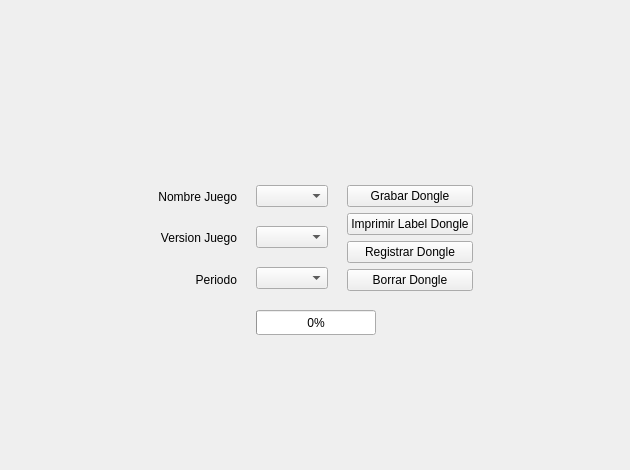
<?xml version="1.0" encoding="UTF-8"?>
<ui version="4.0">
 <class>WriteDongleForm</class>
 <widget class="QWidget" name="WriteDongleForm">
  <property name="geometry">
   <rect>
    <x>0</x>
    <y>0</y>
    <width>630</width>
    <height>470</height>
   </rect>
  </property>
  <property name="windowTitle">
   <string>Grabar Dongle</string>
  </property>
  <layout class="QGridLayout" name="gridLayout">
   <item row="0" column="0" colspan="3">
    <spacer name="verticalSpacer_2">
     <property name="orientation">
      <enum>Qt::Vertical</enum>
     </property>
     <property name="sizeHint" stdset="0">
      <size>
       <width>607</width>
       <height>84</height>
      </size>
     </property>
    </spacer>
   </item>
   <item row="1" column="1" rowspan="2">
    <layout class="QVBoxLayout" name="verticalLayout_5">
     <item>
      <layout class="QVBoxLayout" name="verticalLayout_4">
       <item>
        <layout class="QHBoxLayout" name="horizontalLayout_2">
         <item>
          <spacer name="horizontalSpacer_7">
           <property name="orientation">
            <enum>Qt::Horizontal</enum>
           </property>
           <property name="sizeHint" stdset="0">
            <size>
             <width>40</width>
             <height>20</height>
            </size>
           </property>
          </spacer>
         </item>
         <item>
          <widget class="QLabel" name="label_DongleConected">
           <property name="minimumSize">
            <size>
             <width>200</width>
             <height>30</height>
            </size>
           </property>
           <property name="maximumSize">
            <size>
             <width>200</width>
             <height>30</height>
            </size>
           </property>
           <property name="font">
            <font>
             <pointsize>10</pointsize>
            </font>
           </property>
           <property name="text">
            <string/>
           </property>
           <property name="alignment">
            <set>Qt::AlignCenter</set>
           </property>
          </widget>
         </item>
         <item>
          <spacer name="horizontalSpacer_8">
           <property name="orientation">
            <enum>Qt::Horizontal</enum>
           </property>
           <property name="sizeHint" stdset="0">
            <size>
             <width>40</width>
             <height>20</height>
            </size>
           </property>
          </spacer>
         </item>
        </layout>
       </item>
       <item>
        <spacer name="verticalSpacer">
         <property name="orientation">
          <enum>Qt::Vertical</enum>
         </property>
         <property name="sizeType">
          <enum>QSizePolicy::Fixed</enum>
         </property>
         <property name="sizeHint" stdset="0">
          <size>
           <width>20</width>
           <height>13</height>
          </size>
         </property>
        </spacer>
       </item>
       <item>
        <layout class="QHBoxLayout" name="horizontalLayout_3">
         <item>
          <layout class="QHBoxLayout" name="horizontalLayout">
           <item>
            <layout class="QVBoxLayout" name="verticalLayout">
             <item>
              <widget class="QLabel" name="label_GameName">
               <property name="sizePolicy">
                <sizepolicy hsizetype="Fixed" vsizetype="Preferred">
                 <horstretch>0</horstretch>
                 <verstretch>0</verstretch>
                </sizepolicy>
               </property>
               <property name="maximumSize">
                <size>
                 <width>200</width>
                 <height>16777215</height>
                </size>
               </property>
               <property name="layoutDirection">
                <enum>Qt::LeftToRight</enum>
               </property>
               <property name="text">
                <string>Nombre Juego</string>
               </property>
               <property name="alignment">
                <set>Qt::AlignRight|Qt::AlignTrailing|Qt::AlignVCenter</set>
               </property>
              </widget>
             </item>
             <item>
              <spacer name="verticalSpacer_5">
               <property name="orientation">
                <enum>Qt::Vertical</enum>
               </property>
               <property name="sizeType">
                <enum>QSizePolicy::Fixed</enum>
               </property>
               <property name="sizeHint" stdset="0">
                <size>
                 <width>20</width>
                 <height>13</height>
                </size>
               </property>
              </spacer>
             </item>
             <item>
              <widget class="QLabel" name="label_GameVersion">
               <property name="sizePolicy">
                <sizepolicy hsizetype="Fixed" vsizetype="Preferred">
                 <horstretch>0</horstretch>
                 <verstretch>0</verstretch>
                </sizepolicy>
               </property>
               <property name="maximumSize">
                <size>
                 <width>200</width>
                 <height>16777215</height>
                </size>
               </property>
               <property name="text">
                <string>Version Juego</string>
               </property>
               <property name="alignment">
                <set>Qt::AlignRight|Qt::AlignTrailing|Qt::AlignVCenter</set>
               </property>
              </widget>
             </item>
             <item>
              <spacer name="verticalSpacer_8">
               <property name="orientation">
                <enum>Qt::Vertical</enum>
               </property>
               <property name="sizeType">
                <enum>QSizePolicy::Fixed</enum>
               </property>
               <property name="sizeHint" stdset="0">
                <size>
                 <width>20</width>
                 <height>13</height>
                </size>
               </property>
              </spacer>
             </item>
             <item>
              <widget class="QLabel" name="label_Periodo">
               <property name="text">
                <string>Periodo</string>
               </property>
               <property name="alignment">
                <set>Qt::AlignRight|Qt::AlignTrailing|Qt::AlignVCenter</set>
               </property>
              </widget>
             </item>
            </layout>
           </item>
           <item>
            <spacer name="horizontalSpacer">
             <property name="orientation">
              <enum>Qt::Horizontal</enum>
             </property>
             <property name="sizeType">
              <enum>QSizePolicy::Fixed</enum>
             </property>
             <property name="sizeHint" stdset="0">
              <size>
               <width>13</width>
               <height>20</height>
              </size>
             </property>
            </spacer>
           </item>
           <item>
            <layout class="QVBoxLayout" name="verticalLayout_2">
             <item>
              <widget class="QComboBox" name="comboBox_GameName">
               <property name="sizePolicy">
                <sizepolicy hsizetype="Fixed" vsizetype="Fixed">
                 <horstretch>0</horstretch>
                 <verstretch>0</verstretch>
                </sizepolicy>
               </property>
               <property name="maximumSize">
                <size>
                 <width>170</width>
                 <height>16777215</height>
                </size>
               </property>
              </widget>
             </item>
             <item>
              <spacer name="verticalSpacer_6">
               <property name="orientation">
                <enum>Qt::Vertical</enum>
               </property>
               <property name="sizeType">
                <enum>QSizePolicy::Fixed</enum>
               </property>
               <property name="sizeHint" stdset="0">
                <size>
                 <width>20</width>
                 <height>13</height>
                </size>
               </property>
              </spacer>
             </item>
             <item>
              <widget class="QComboBox" name="comboBox_GameVersion">
               <property name="sizePolicy">
                <sizepolicy hsizetype="Fixed" vsizetype="Fixed">
                 <horstretch>0</horstretch>
                 <verstretch>0</verstretch>
                </sizepolicy>
               </property>
               <property name="maximumSize">
                <size>
                 <width>170</width>
                 <height>16777215</height>
                </size>
               </property>
              </widget>
             </item>
             <item>
              <spacer name="verticalSpacer_9">
               <property name="orientation">
                <enum>Qt::Vertical</enum>
               </property>
               <property name="sizeType">
                <enum>QSizePolicy::Fixed</enum>
               </property>
               <property name="sizeHint" stdset="0">
                <size>
                 <width>20</width>
                 <height>13</height>
                </size>
               </property>
              </spacer>
             </item>
             <item>
              <widget class="QComboBox" name="comboBox_Periodo"/>
             </item>
            </layout>
           </item>
          </layout>
         </item>
         <item>
          <spacer name="horizontalSpacer_3">
           <property name="orientation">
            <enum>Qt::Horizontal</enum>
           </property>
           <property name="sizeType">
            <enum>QSizePolicy::Fixed</enum>
           </property>
           <property name="sizeHint" stdset="0">
            <size>
             <width>13</width>
             <height>20</height>
            </size>
           </property>
          </spacer>
         </item>
         <item>
          <layout class="QVBoxLayout" name="verticalLayout_3">
           <item>
            <widget class="QPushButton" name="button_MakeDongle">
             <property name="text">
              <string>Grabar Dongle</string>
             </property>
            </widget>
           </item>
           <item>
            <widget class="QPushButton" name="button_PrintDongle">
             <property name="text">
              <string>Imprimir Label Dongle</string>
             </property>
            </widget>
           </item>
           <item>
            <widget class="QPushButton" name="button_RegisterDongle">
             <property name="text">
              <string>Registrar Dongle</string>
             </property>
            </widget>
           </item>
           <item>
            <widget class="QPushButton" name="button_DeleteDongle">
             <property name="text">
              <string>Borrar Dongle</string>
             </property>
            </widget>
           </item>
          </layout>
         </item>
        </layout>
       </item>
      </layout>
     </item>
     <item>
      <spacer name="verticalSpacer_4">
       <property name="orientation">
        <enum>Qt::Vertical</enum>
       </property>
       <property name="sizeHint" stdset="0">
        <size>
         <width>20</width>
         <height>13</height>
        </size>
       </property>
      </spacer>
     </item>
     <item>
      <layout class="QHBoxLayout" name="horizontalLayout_4">
       <item>
        <spacer name="horizontalSpacer_4">
         <property name="orientation">
          <enum>Qt::Horizontal</enum>
         </property>
         <property name="sizeHint" stdset="0">
          <size>
           <width>40</width>
           <height>20</height>
          </size>
         </property>
        </spacer>
       </item>
       <item>
        <widget class="QProgressBar" name="progressBar">
         <property name="minimumSize">
          <size>
           <width>120</width>
           <height>25</height>
          </size>
         </property>
         <property name="maximumSize">
          <size>
           <width>120</width>
           <height>25</height>
          </size>
         </property>
         <property name="value">
          <number>0</number>
         </property>
         <property name="textVisible">
          <bool>true</bool>
         </property>
        </widget>
       </item>
       <item>
        <spacer name="horizontalSpacer_6">
         <property name="orientation">
          <enum>Qt::Horizontal</enum>
         </property>
         <property name="sizeHint" stdset="0">
          <size>
           <width>40</width>
           <height>20</height>
          </size>
         </property>
        </spacer>
       </item>
      </layout>
     </item>
    </layout>
   </item>
   <item row="1" column="2">
    <spacer name="horizontalSpacer_2">
     <property name="orientation">
      <enum>Qt::Horizontal</enum>
     </property>
     <property name="sizeHint" stdset="0">
      <size>
       <width>112</width>
       <height>20</height>
      </size>
     </property>
    </spacer>
   </item>
   <item row="2" column="0">
    <spacer name="horizontalSpacer_5">
     <property name="orientation">
      <enum>Qt::Horizontal</enum>
     </property>
     <property name="sizeType">
      <enum>QSizePolicy::Expanding</enum>
     </property>
     <property name="sizeHint" stdset="0">
      <size>
       <width>113</width>
       <height>20</height>
      </size>
     </property>
    </spacer>
   </item>
   <item row="3" column="0" colspan="3">
    <spacer name="verticalSpacer_3">
     <property name="orientation">
      <enum>Qt::Vertical</enum>
     </property>
     <property name="sizeHint" stdset="0">
      <size>
       <width>607</width>
       <height>84</height>
      </size>
     </property>
    </spacer>
   </item>
  </layout>
 </widget>
 <tabstops>
  <tabstop>comboBox_GameName</tabstop>
  <tabstop>comboBox_GameVersion</tabstop>
  <tabstop>button_MakeDongle</tabstop>
 </tabstops>
 <resources/>
 <connections/>
</ui>
